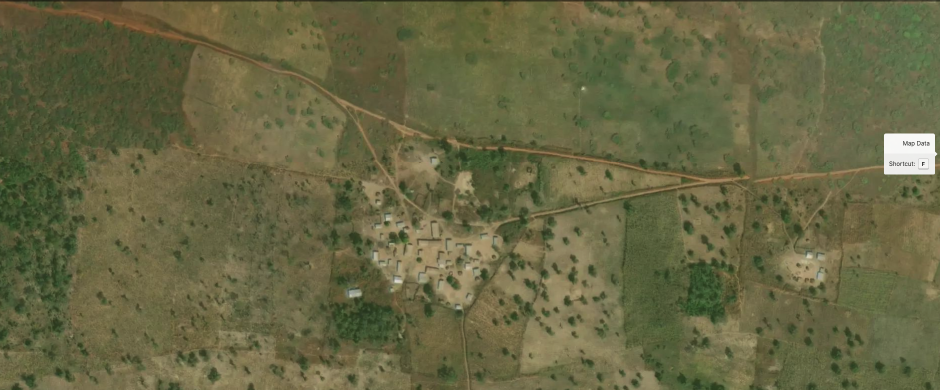
#> input picture retinanet/dataset/images/1HoYJjr09ARcNXW2R6M9fMDNlnR4BERO8.png, 1880 x 780 px, found by its file name (shown at 1/2 size)
$ jupyter execute --allow-errors 'build dataset.ipynb'
#> lines starting #> are read from the running program, lines starting #| are printed output that depends on the picture
[cell 1]
import pandas as pd
import random
import os

[cell 2]
from dotenv import load_dotenv

[cell 3]
load_dotenv(dotenv_path='/Users/daniel/OAN/SID/.env')

[cell 4]
from imutils import paths

[cell 5]
from googleapiclient.http import MediaFileUpload, MediaIoBaseDownload
from oauth2client import file,client, tools
from googleapiclient import discovery
from httplib2 import Http
## CONECTION TO DRIVE

SCOPES = ['https://www.googleapis.com/auth/drive'
        ]
#> (the rest of this cell did not finish here and is left out)

[cell 6]
import numpy as np
from scipy.spatial import ConvexHull

# [65 lines left out: function minimum_bounding_rectangle, not called in this run]

#> (a cell that did not finish here is left out)

#> (a cell that did not finish here is left out)

#> (a cell that did not finish here is left out)

[cell 10]
images_path = 'image_ds'

#> (a cell that did not finish here is left out)

#> (a cell that did not finish here is left out)

#> (a cell that did not finish here is left out)

[cell 14]
imagePaths = list(paths.list_files(images_path))

#> (a cell that did not finish here is left out)

#> (a cell that did not finish here is left out)

## CONVERT TO BOUNDING BOX

[cell 17]
import cv2
import matplotlib.pyplot as plt

[cell 18]
im = cv2.imread(images_path+'/'+'1HoYJjr09ARcNXW2R6M9fMDNlnR4BERO8.png')
#> im is the input picture: shape (780, 1880, 3); mean B, G, R 67.1, 101.7, 102.6

#> (a cell that did not finish here is left out)

[cell 20]
im = cv2.imread(images_path+'/'+'1HoYJjr09ARcNXW2R6M9fMDNlnR4BERO8.png')
#> (the rest of this cell did not finish here and is left out)

[cell 21]
im.shape
#> Out = (780, 1880, 3)

[cell 22]
plt.figure(figsize=(20,10))
plt.imshow(im)

[cell 23]
plt.figure(figsize=(20,10))
plt.imshow(im[400:600,700:1000,:])
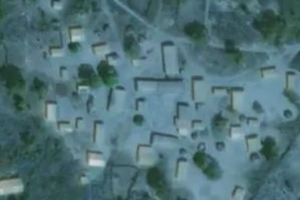
#> shown: shape (200, 300, 3); mean R, G, B 80.7, 114.2, 120.3

### GET MORE IMAGES OUT OF ONE

[cell 24]
images_path = 'image_ds'

[cell 25]
imagePaths = list(paths.list_files(images_path))

[cell 26]
fname = '1HoYJjr09ARcNXW2R6M9fMDNlnR4BERO8'

#> (the rest of this cell did not finish here and is left out)

[cell 27]
im = cv2.imread(images_path+'/'+'1HoYJjr09ARcNXW2R6M9fMDNlnR4BERO8.png')
n = 10
delta_v = 450 - int((450*2-im.shape[0])/(2-1))
#> delta_v = 330
delta_h = 450 - int((450*(n/2)-im.shape[1])/((n/2)-1))
#> delta_h = 358
f, ax = plt.subplots(2,int(n/2),figsize=(20,10))
w = im.shape[1]
#> w = 1880
h = im.shape[0]
#> h = 780

#> (the rest of this cell did not finish here and is left out)


$ run again, with retinanet/dataset/images/10rWdc3BD5ug-2WDWJgMGm5Ux7lMG_wL9.png copied over retinanet/dataset/images/1HoYJjr09ARcNXW2R6M9fMDNlnR4BERO8.png
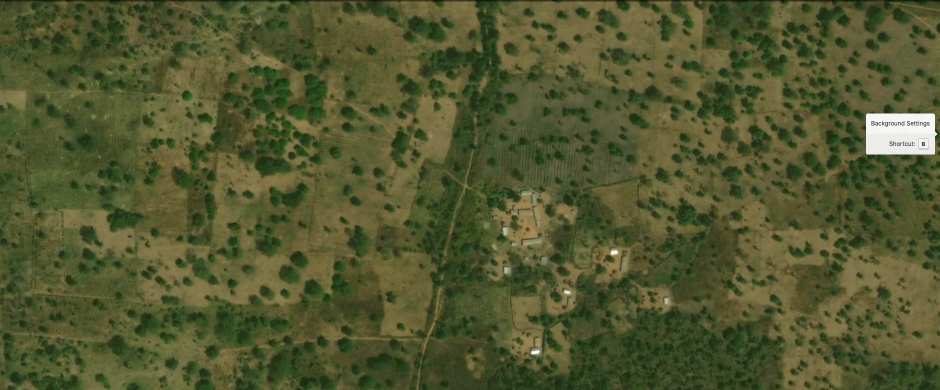
#> input picture retinanet/dataset/images/10rWdc3BD5ug-2WDWJgMGm5Ux7lMG_wL9.png, 1880 x 780 px, found by its file name (shown at 1/2 size)
#> im is the input picture: shape (780, 1880, 3); mean B, G, R 47.7, 86.8, 81.8
#> `[cell 23] plt.figure(figsize=(20,10)) plt.imshow(im[400:600,700:1000,:])`:
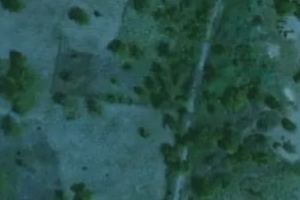
#> shown: shape (200, 300, 3); mean R, G, B 42.6, 82.3, 76.6

$ run again, with retinanet/dataset/images/11SgJIwfobfaYVYO1w96JMp5Q01ult_26.png copied over retinanet/dataset/images/1HoYJjr09ARcNXW2R6M9fMDNlnR4BERO8.png
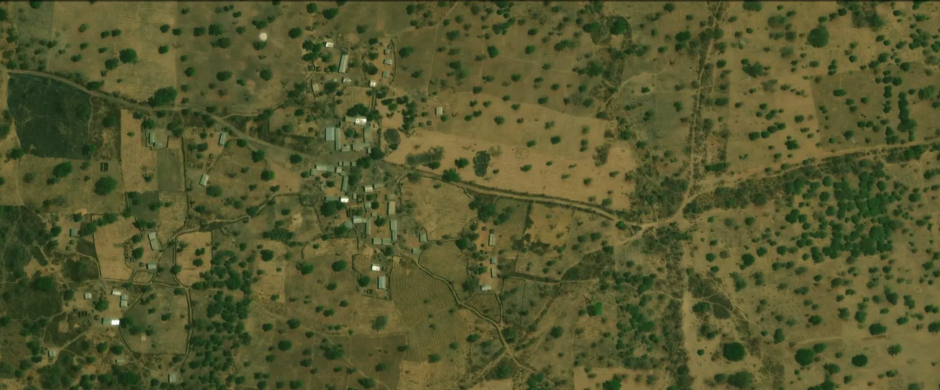
#> input picture retinanet/dataset/images/11SgJIwfobfaYVYO1w96JMp5Q01ult_26.png, 1880 x 780 px, found by its file name (shown at 1/2 size)
#> im is the input picture: shape (780, 1880, 3); mean B, G, R 46.3, 86.8, 85.1
#> `[cell 23] plt.figure(figsize=(20,10)) plt.imshow(im[400:600,700:1000,:])`:
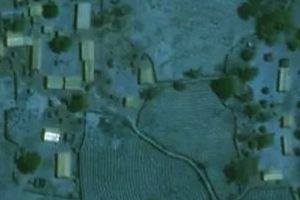
#> shown: shape (200, 300, 3); mean R, G, B 49, 90.9, 90.2

$ run again, with retinanet/dataset/images/12bh1lHJAZpsPkRjt07yBZSA2Tqrh33GX.png copied over retinanet/dataset/images/1HoYJjr09ARcNXW2R6M9fMDNlnR4BERO8.png
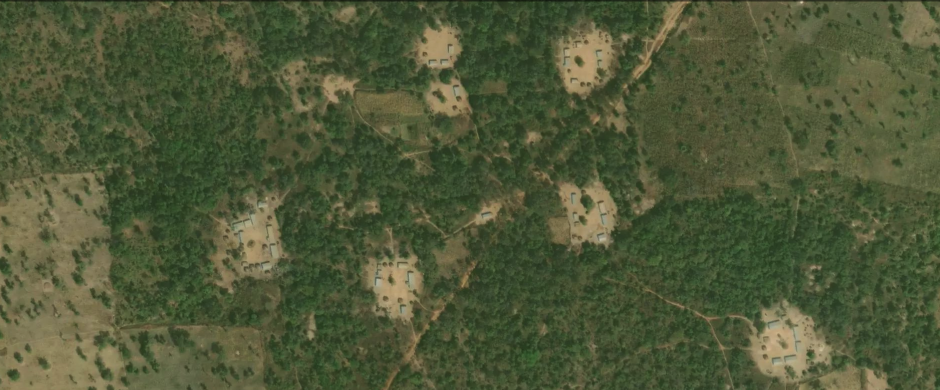
#> input picture retinanet/dataset/images/12bh1lHJAZpsPkRjt07yBZSA2Tqrh33GX.png, 1880 x 780 px, found by its file name (shown at 1/2 size)
#> im is the input picture: shape (780, 1880, 3); mean B, G, R 55.7, 87.3, 78.6
#> `[cell 23] plt.figure(figsize=(20,10)) plt.imshow(im[400:600,700:1000,:])`:
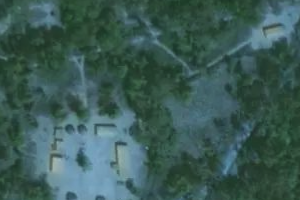
#> shown: shape (200, 300, 3); mean R, G, B 59.2, 90.5, 85.2
